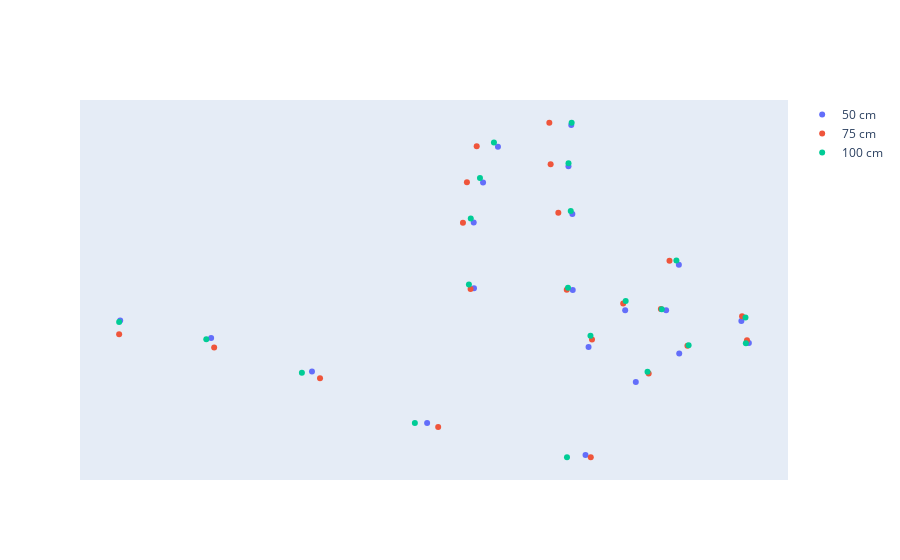

Notebook source saved alongside this figure:
### Code cell
mean_gesture_50cm  = get_mean_gesture(samples=norm_50)
mean_gesture_75cm  = get_mean_gesture(samples=norm_75)
mean_gesture_100cm = get_mean_gesture(samples=norm_100)

xs_50 = [mean_gesture_50cm[i][0] for i in range(len(mean_gesture_50cm))]
ys_50 = [mean_gesture_50cm[i][1] for i in range(len(mean_gesture_50cm))]

xs_75 = [mean_gesture_75cm[i][0] for i in range(len(mean_gesture_75cm))]
ys_75 = [mean_gesture_75cm[i][1] for i in range(len(mean_gesture_75cm))]

xs_100 = [mean_gesture_100cm[i][0] for i in range(len(mean_gesture_100cm))]
ys_100 = [mean_gesture_100cm[i][1] for i in range(len(mean_gesture_100cm))]

fig = go.Figure()

fig.add_trace(go.Scatter(x=xs_50, y=ys_50, mode="markers", name="50 cm"))
fig.add_trace(go.Scatter(x=xs_75, y=ys_75, mode="markers", name="75 cm"))
fig.add_trace(go.Scatter(x=xs_100, y=ys_100, mode="markers", name="100 cm"))

fig.update_layout(
    xaxis = dict(autorange="reversed"),
    yaxis = dict(autorange="reversed"),
)

fig.update_xaxes(visible=False)
fig.update_yaxes(visible=False)

fig.show()

### Figure 1 — Plotly figure (JSON) as saved in the notebook; plotly's stock layout.template omitted (floating-point values rounded to 4 significant figures)
{"data": [{"mode": "markers", "name": "50 cm", "type": "scatter", "x": [0.2654, 0.5149, 0.6963, 0.8551, 0.9984, 0.4411, 0.4415, 0.4268, 0.4033, 0.2855, 0.2861, 0.2923, 0.2879, 0.1384, 0.1184, 0.203, 0.2607, 0.008147, 0.01991, 0.1178, 0.1862], "y": [0.9933, 0.8976, 0.7435, 0.6435, 0.5911, 0.4946, 0.2986, 0.1789, 0.07191, 0.5004, 0.273, 0.1299, 0.006667, 0.5605, 0.4246, 0.5605, 0.6705, 0.6583, 0.593, 0.6895, 0.775]}, {"mode": "markers", "name": "75 cm", "type": "scatter", "x": [0.2572, 0.4975, 0.6836, 0.8504, 1, 0.4464, 0.4585, 0.4522, 0.4368, 0.2949, 0.3082, 0.3203, 0.3224, 0.1467, 0.1332, 0.2061, 0.2552, 0.01111, 0.01884, 0.1049, 0.1659], "y": [1, 0.9092, 0.7635, 0.6722, 0.6323, 0.497, 0.2993, 0.1782, 0.07053, 0.4994, 0.2689, 0.1241, 0, 0.5565, 0.4122, 0.54, 0.6479, 0.6506, 0.5783, 0.6669, 0.7495]}, {"mode": "markers", "name": "100 cm", "type": "scatter", "x": [0.2946, 0.5342, 0.7121, 0.8627, 1, 0.4491, 0.4461, 0.4317, 0.4097, 0.293, 0.2887, 0.2922, 0.2873, 0.1453, 0.1223, 0.2022, 0.2576, 0.01286, 0.01347, 0.1031, 0.1678], "y": [1, 0.8978, 0.7472, 0.6472, 0.5954, 0.4834, 0.286, 0.1648, 0.05867, 0.4933, 0.2637, 0.1214, 0, 0.5573, 0.4116, 0.5327, 0.6365, 0.6592, 0.5825, 0.6653, 0.7442]}], "layout": {"xaxis": {"autorange": "reversed", "visible": false}, "yaxis": {"autorange": "reversed", "visible": false}}}
